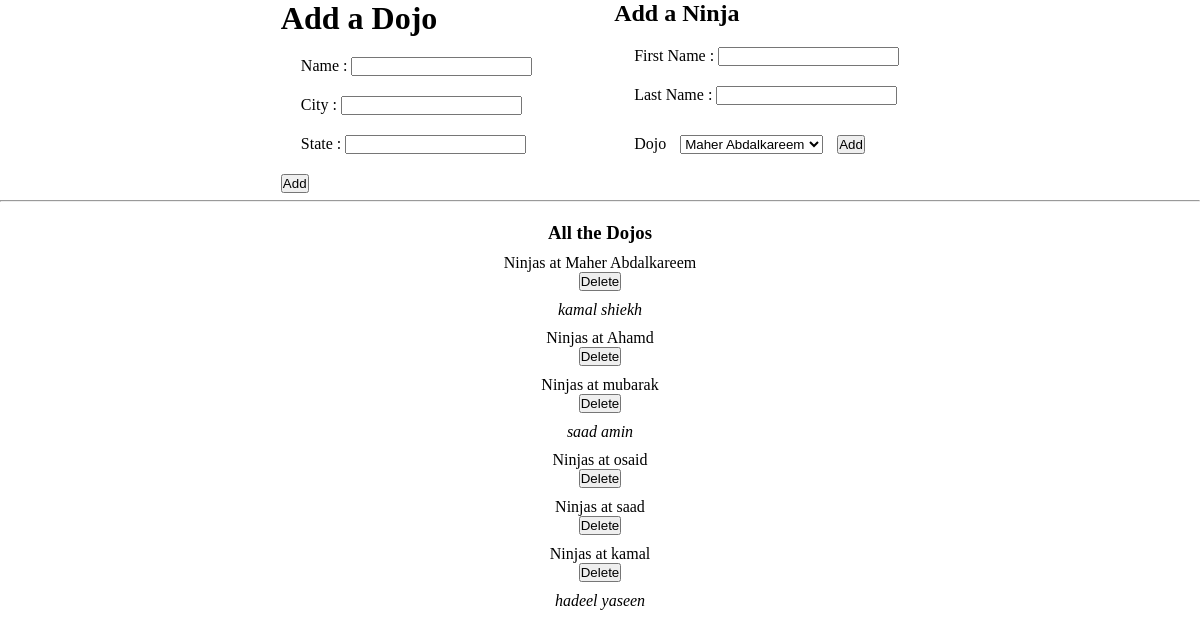
The app's page /, older data.
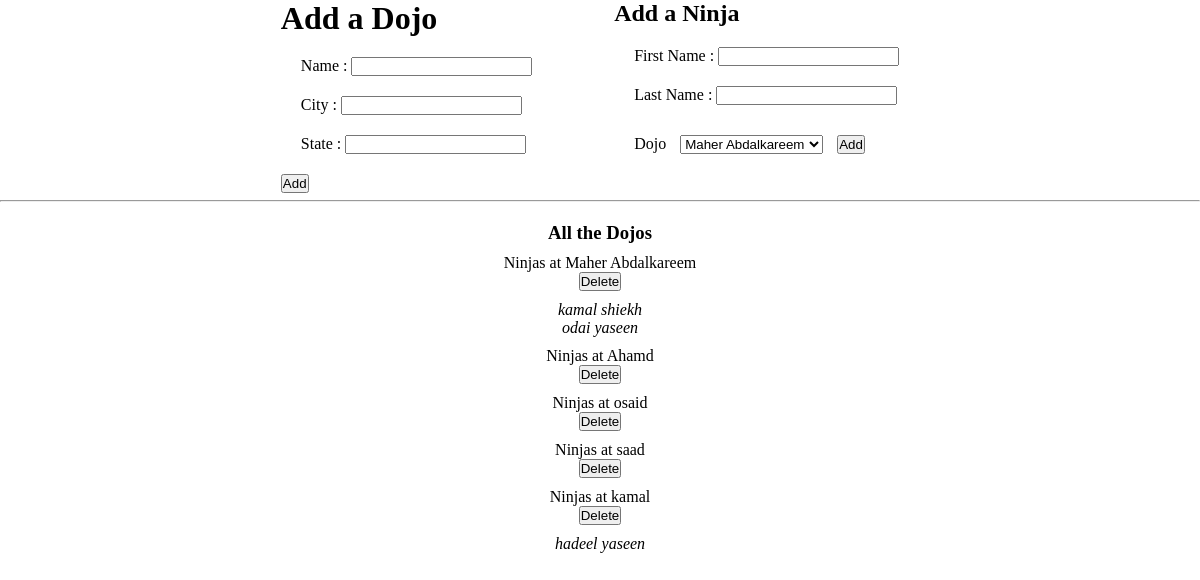
The same page, newer data.
### Dojo_Ninja_app/models.py (models this page shows)
class Dojo(models.Model):
    name=models.CharField(max_length=255)
    city=models.CharField(max_length=255)
    state=models.CharField(max_length=2)
    desc=models.TextField()
    created_at = models.DateTimeField(auto_now_add=True)
    updated_at = models.DateTimeField(auto_now=True)

class Ninja(models.Model):
    first_name=models.CharField(max_length=255)
    last_name=models.CharField(max_length=255)
    dojo=models.ForeignKey(Dojo,related_name="ninjas",on_delete=models.CASCADE)
    created_at = models.DateTimeField(auto_now_add=True)
    updated_at = models.DateTimeField(auto_now=True)

### Dojo_Ninja_app/views.py (the view)
# urls.py: path('',views.show),
def show(request):
    context={
        "Dojos":Dojo.objects.all()
    }
    return render(request,'dojo_ninja.html',context)

### Dojo_Ninja_app/templates/dojo_ninja.html (shortened to what this page needs)
<!DOCTYPE html>
<html lang="en">
<head>
    {% load static%}
    <link rel="stylesheet" href="{% static 'dojo.css'%}">
</head>
<body>
    <div class="cont">
        <div class="dojo">
            <h1>Add a Dojo</h1>
            <form action="/add_dojo" method="post">
                <p>Name : <input type="text" name="name"></p>
                <p>City : <input type="text" name="city"></p>
                <p>State : <input type="text" name="state"></p>
                <button type="submit">Add</button>
            </form>
        </div>
        <div class="ninja">
            <h2>Add a Ninja</h2>
            <form action="/add_ninja" method="post">
                <p>First Name : <input type="text" name="first_name"></p>
                <p>Last Name : <input type="text" name="last_name"></p>
                <p>Dojo <select name="x">
                        {% for i in Dojos %}
                        <option value={{i.id}}>{{i.name}} </option>
                        {% endfor %}
                    </select>
                    <button type="submit">Add</button>
                </p>
            </form>
        </div>
    </div>
    <hr>
    <div class="display">
        <h3>All the Dojos</h3>
        <ul>
            {% for i in Dojos%}
            <li name="z" >Ninjas at {{i.name}} <form action="/delete" method="post" >{% csrf_token %}
                <button type="submit"> Delete</button></form>
                <ul>
                    {% for Ninja in i.ninjas.all %}
                    <li><em>{{Ninja.first_name}} {{Ninja.last_name}}</em></li>
                    {% endfor %}
                </ul>
            </li>
            {% endfor %}
        </ul>
    </div>
</body>
</html>

### Dojo_Ninja_app/static/dojo.css (style rules this page uses)
* { margin: 0; padding: 0; }
.cont { display: flex; width: 700px; height: 200px; margin: 0 auto; justify-content: space-around; }
p { margin: 20px; }
select { margin: 10px; }
.display { text-align: center; margin: 20px; }
ul { list-style: none; margin: 10px; }

Row changes from the older to the newer data that the page shows:
removed Dojo: name "mubarak"
removed Ninja: first_name "saad", last_name "amin", shown under "mubarak"
added Ninja: first_name "odai", last_name "yaseen", shown under Dojo "Maher Abdalkareem"
